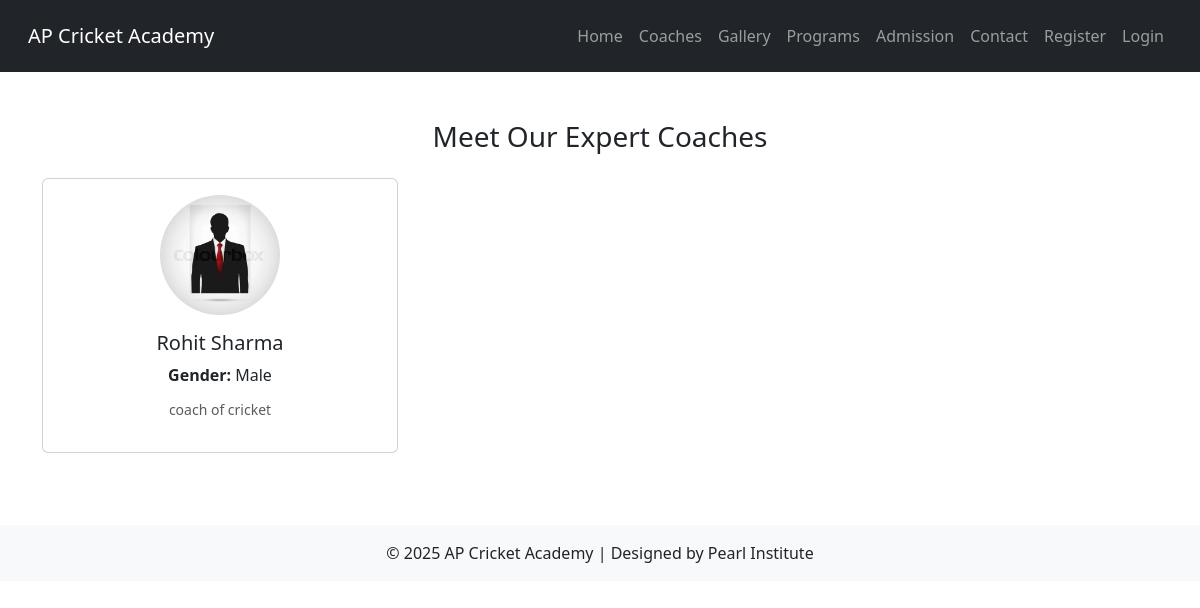
/coaches/, run on the app's committed database.
### core/models.py (models this page shows, shortened)
class Coach(models.Model):
    GENDER_CHOICES = (
        ('Male', 'Male'),
        ('Female', 'Female'),
        ('Other', 'Other'),
    )
    name = models.CharField(max_length=100)
    gender = models.CharField(max_length=10, choices=GENDER_CHOICES)
    contact_number = models.CharField(max_length=15)
    email = models.EmailField(unique=True)
    bio = models.TextField()
    image = models.ImageField(upload_to='coaches/')

### core/views.py (the view)
# urls.py: path('coaches/', views.all_coaches, name='all_coaches'),
def all_coaches(request):
    coaches = Coach.objects.all().order_by('-id')
    return render(request, 'core/coaches.html', {'coaches': coaches})

### core/templates/core/coaches.html (shortened to what this page needs)
{% extends 'core/base.html' %}
{% block content %}
<div class="container mt-5">
  <h3 class="text-center mb-4">Meet Our Expert Coaches</h3>
  <div class="row">
    {% for coach in coaches %}
    <div class="col-md-4 mb-4">
      <div class="card h-100 text-center p-3">
        <img src="{{ coach.image.url }}" class="rounded-circle mx-auto mb-3" width="120" height="120" style="object-fit: cover;">
        <h5>{{ coach.name }}</h5>
        <p class="mb-1"><strong>Gender:</strong> {{ coach.gender }}</p>
        <p class="small text-muted mt-2">{{ coach.bio|truncatechars:120 }}</p>
      </div>
    </div>
    {% empty %}
    <p class="text-center">No coaches available at the moment.</p>
    {% endfor %}
  </div>
</div>
{% endblock %}

### data on the page
Coach: image (picture), name "Rohit Sharma", gender "Male", bio "coach of cricket"
